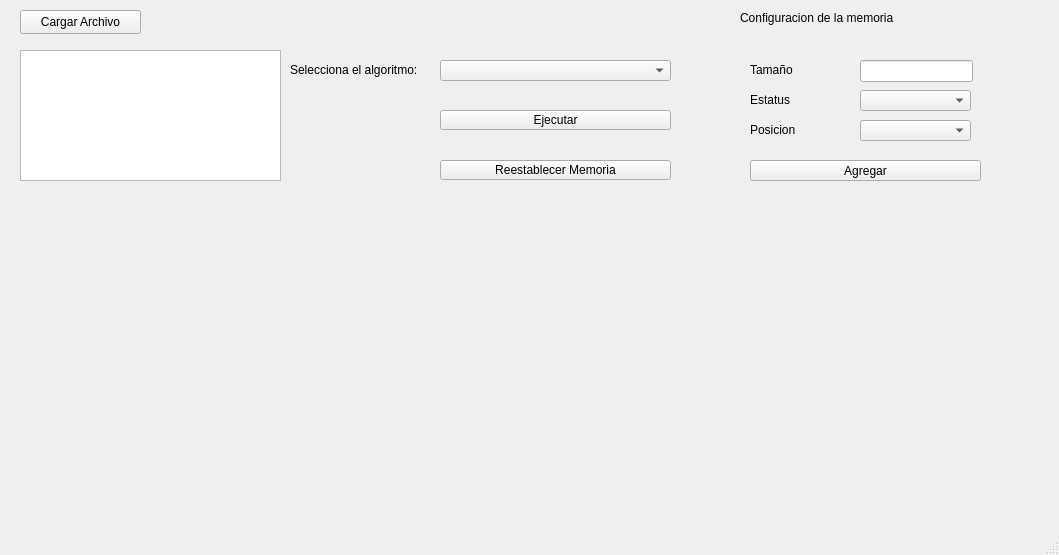
<?xml version="1.0" encoding="UTF-8"?>
<ui version="4.0">
 <class>MainWindow</class>
 <widget class="QMainWindow" name="MainWindow">
  <property name="geometry">
   <rect>
    <x>0</x>
    <y>0</y>
    <width>1059</width>
    <height>555</height>
   </rect>
  </property>
  <property name="windowTitle">
   <string>MainWindow</string>
  </property>
  <widget class="QWidget" name="centralwidget">
   <widget class="QWidget" name="w_memory" native="true">
    <property name="geometry">
     <rect>
      <x>20</x>
      <y>230</y>
      <width>1021</width>
      <height>271</height>
     </rect>
    </property>
   </widget>
   <widget class="QComboBox" name="cb_seleccionar_algoritmo">
    <property name="geometry">
     <rect>
      <x>440</x>
      <y>60</y>
      <width>231</width>
      <height>21</height>
     </rect>
    </property>
   </widget>
   <widget class="QLabel" name="label">
    <property name="geometry">
     <rect>
      <x>290</x>
      <y>60</y>
      <width>141</width>
      <height>20</height>
     </rect>
    </property>
    <property name="text">
     <string>Selecciona el algoritmo:</string>
    </property>
   </widget>
   <widget class="QPushButton" name="b_ejecutar">
    <property name="geometry">
     <rect>
      <x>440</x>
      <y>110</y>
      <width>231</width>
      <height>20</height>
     </rect>
    </property>
    <property name="text">
     <string>Ejecutar</string>
    </property>
   </widget>
   <widget class="QPushButton" name="b_cargar_datos">
    <property name="geometry">
     <rect>
      <x>20</x>
      <y>10</y>
      <width>121</width>
      <height>24</height>
     </rect>
    </property>
    <property name="text">
     <string>Cargar Archivo</string>
    </property>
   </widget>
   <widget class="QPlainTextEdit" name="pt_editar_texto">
    <property name="enabled">
     <bool>true</bool>
    </property>
    <property name="geometry">
     <rect>
      <x>20</x>
      <y>50</y>
      <width>261</width>
      <height>131</height>
     </rect>
    </property>
   </widget>
   <widget class="QPushButton" name="b_reestablecer">
    <property name="geometry">
     <rect>
      <x>440</x>
      <y>160</y>
      <width>231</width>
      <height>20</height>
     </rect>
    </property>
    <property name="text">
     <string>Reestablecer Memoria</string>
    </property>
   </widget>
   <widget class="QLabel" name="label_2">
    <property name="geometry">
     <rect>
      <x>740</x>
      <y>10</y>
      <width>181</width>
      <height>16</height>
     </rect>
    </property>
    <property name="text">
     <string>Configuracion de la memoria</string>
    </property>
   </widget>
   <widget class="QLineEdit" name="le_tamanioM">
    <property name="geometry">
     <rect>
      <x>860</x>
      <y>60</y>
      <width>113</width>
      <height>22</height>
     </rect>
    </property>
   </widget>
   <widget class="QLabel" name="label_3">
    <property name="geometry">
     <rect>
      <x>750</x>
      <y>60</y>
      <width>101</width>
      <height>20</height>
     </rect>
    </property>
    <property name="text">
     <string>Tamaño </string>
    </property>
   </widget>
   <widget class="QComboBox" name="cb_seleccionar_estatus">
    <property name="geometry">
     <rect>
      <x>860</x>
      <y>90</y>
      <width>111</width>
      <height>21</height>
     </rect>
    </property>
   </widget>
   <widget class="QLabel" name="label_4">
    <property name="geometry">
     <rect>
      <x>750</x>
      <y>90</y>
      <width>101</width>
      <height>20</height>
     </rect>
    </property>
    <property name="text">
     <string>Estatus</string>
    </property>
   </widget>
   <widget class="QPushButton" name="b_agregar">
    <property name="geometry">
     <rect>
      <x>750</x>
      <y>160</y>
      <width>231</width>
      <height>21</height>
     </rect>
    </property>
    <property name="text">
     <string>Agregar</string>
    </property>
   </widget>
   <widget class="QLabel" name="label_5">
    <property name="geometry">
     <rect>
      <x>750</x>
      <y>120</y>
      <width>101</width>
      <height>20</height>
     </rect>
    </property>
    <property name="text">
     <string>Posicion</string>
    </property>
   </widget>
   <widget class="QComboBox" name="cb_seleccionar_posicion">
    <property name="geometry">
     <rect>
      <x>860</x>
      <y>120</y>
      <width>111</width>
      <height>21</height>
     </rect>
    </property>
   </widget>
  </widget>
  <widget class="QMenuBar" name="menubar">
   <property name="geometry">
    <rect>
     <x>0</x>
     <y>0</y>
     <width>1059</width>
     <height>33</height>
    </rect>
   </property>
  </widget>
  <widget class="QStatusBar" name="statusbar"/>
 </widget>
 <resources/>
 <connections/>
</ui>
